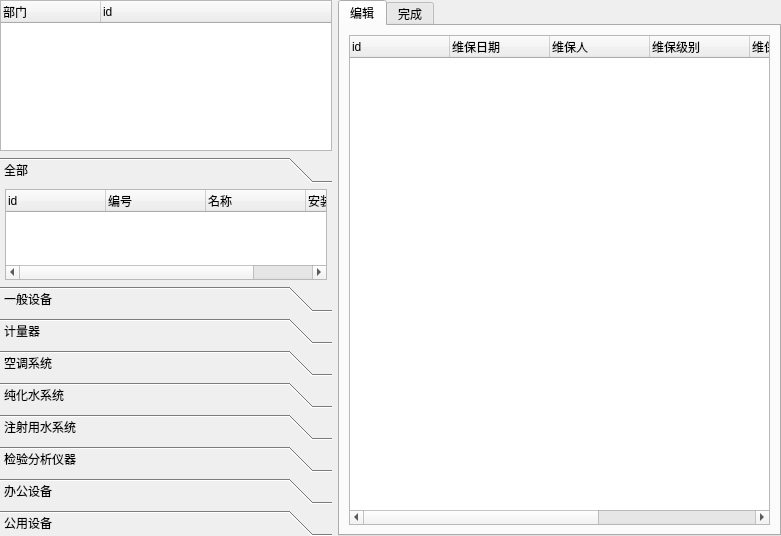
<?xml version="1.0" encoding="UTF-8"?>
<ui version="4.0">
 <class>Form</class>
 <widget class="QWidget" name="Form">
  <property name="geometry">
   <rect>
    <x>0</x>
    <y>0</y>
    <width>781</width>
    <height>536</height>
   </rect>
  </property>
  <property name="windowTitle">
   <string>Form</string>
  </property>
  <layout class="QGridLayout" name="gridLayout">
   <property name="leftMargin">
    <number>0</number>
   </property>
   <property name="topMargin">
    <number>0</number>
   </property>
   <property name="rightMargin">
    <number>0</number>
   </property>
   <property name="bottomMargin">
    <number>0</number>
   </property>
   <item row="0" column="3" rowspan="2">
    <widget class="QTabWidget" name="tabWidget">
     <property name="sizePolicy">
      <sizepolicy hsizetype="Expanding" vsizetype="Expanding">
       <horstretch>8</horstretch>
       <verstretch>0</verstretch>
      </sizepolicy>
     </property>
     <property name="tabShape">
      <enum>QTabWidget::Rounded</enum>
     </property>
     <property name="currentIndex">
      <number>0</number>
     </property>
     <widget class="QWidget" name="tab_0">
      <attribute name="title">
       <string>编辑</string>
      </attribute>
      <layout class="QGridLayout" name="gridLayout_2">
       <item row="0" column="0">
        <widget class="QTreeWidget" name="treeWidget_recordslist">
         <property name="sizePolicy">
          <sizepolicy hsizetype="Expanding" vsizetype="Expanding">
           <horstretch>0</horstretch>
           <verstretch>0</verstretch>
          </sizepolicy>
         </property>
         <property name="contextMenuPolicy">
          <enum>Qt::CustomContextMenu</enum>
         </property>
         <column>
          <property name="text">
           <string>id</string>
          </property>
         </column>
         <column>
          <property name="text">
           <string>维保日期</string>
          </property>
         </column>
         <column>
          <property name="text">
           <string>维保人</string>
          </property>
         </column>
         <column>
          <property name="text">
           <string>维保级别</string>
          </property>
         </column>
         <column>
          <property name="text">
           <string>维保内容</string>
          </property>
         </column>
         <column>
          <property name="text">
           <string>更换部件</string>
          </property>
         </column>
         <column>
          <property name="text">
           <string>维保效果</string>
          </property>
         </column>
        </widget>
       </item>
      </layout>
     </widget>
     <widget class="QWidget" name="tab_1">
      <attribute name="title">
       <string>完成</string>
      </attribute>
     </widget>
    </widget>
   </item>
   <item row="0" column="0" colspan="2">
    <widget class="QTreeWidget" name="treeWidget_deptlist">
     <property name="sizePolicy">
      <sizepolicy hsizetype="Expanding" vsizetype="Expanding">
       <horstretch>3</horstretch>
       <verstretch>2</verstretch>
      </sizepolicy>
     </property>
     <column>
      <property name="text">
       <string>部门</string>
      </property>
     </column>
     <column>
      <property name="text">
       <string>id</string>
      </property>
     </column>
    </widget>
   </item>
   <item row="1" column="0" colspan="2">
    <widget class="QToolBox" name="toolBox">
     <property name="sizePolicy">
      <sizepolicy hsizetype="Preferred" vsizetype="Preferred">
       <horstretch>0</horstretch>
       <verstretch>5</verstretch>
      </sizepolicy>
     </property>
     <property name="currentIndex">
      <number>0</number>
     </property>
     <widget class="QWidget" name="page_0">
      <property name="geometry">
       <rect>
        <x>0</x>
        <y>0</y>
        <width>305</width>
        <height>107</height>
       </rect>
      </property>
      <attribute name="label">
       <string>全部</string>
      </attribute>
      <layout class="QGridLayout" name="gridLayout_3">
       <property name="leftMargin">
        <number>5</number>
       </property>
       <property name="topMargin">
        <number>0</number>
       </property>
       <property name="rightMargin">
        <number>5</number>
       </property>
       <property name="bottomMargin">
        <number>0</number>
       </property>
       <item row="0" column="0">
        <widget class="QTreeWidget" name="treeWidget_equuiplist">
         <property name="sizePolicy">
          <sizepolicy hsizetype="Expanding" vsizetype="Expanding">
           <horstretch>0</horstretch>
           <verstretch>0</verstretch>
          </sizepolicy>
         </property>
         <property name="contextMenuPolicy">
          <enum>Qt::CustomContextMenu</enum>
         </property>
         <column>
          <property name="text">
           <string>id</string>
          </property>
         </column>
         <column>
          <property name="text">
           <string>编号</string>
          </property>
         </column>
         <column>
          <property name="text">
           <string>名称</string>
          </property>
         </column>
         <column>
          <property name="text">
           <string>安装位置</string>
          </property>
         </column>
        </widget>
       </item>
      </layout>
     </widget>
     <widget class="QWidget" name="page_1">
      <property name="geometry">
       <rect>
        <x>0</x>
        <y>0</y>
        <width>331</width>
        <height>105</height>
       </rect>
      </property>
      <attribute name="label">
       <string>一般设备</string>
      </attribute>
     </widget>
     <widget class="QWidget" name="page_2">
      <property name="geometry">
       <rect>
        <x>0</x>
        <y>0</y>
        <width>331</width>
        <height>105</height>
       </rect>
      </property>
      <attribute name="label">
       <string>计量器</string>
      </attribute>
     </widget>
     <widget class="QWidget" name="page_3">
      <property name="geometry">
       <rect>
        <x>0</x>
        <y>0</y>
        <width>331</width>
        <height>105</height>
       </rect>
      </property>
      <attribute name="label">
       <string>空调系统</string>
      </attribute>
     </widget>
     <widget class="QWidget" name="page_4">
      <property name="geometry">
       <rect>
        <x>0</x>
        <y>0</y>
        <width>331</width>
        <height>105</height>
       </rect>
      </property>
      <attribute name="label">
       <string>纯化水系统</string>
      </attribute>
     </widget>
     <widget class="QWidget" name="page_5">
      <property name="geometry">
       <rect>
        <x>0</x>
        <y>0</y>
        <width>331</width>
        <height>105</height>
       </rect>
      </property>
      <attribute name="label">
       <string>注射用水系统</string>
      </attribute>
     </widget>
     <widget class="QWidget" name="page_6">
      <property name="geometry">
       <rect>
        <x>0</x>
        <y>0</y>
        <width>331</width>
        <height>105</height>
       </rect>
      </property>
      <attribute name="label">
       <string>检验分析仪器</string>
      </attribute>
     </widget>
     <widget class="QWidget" name="page_7">
      <property name="geometry">
       <rect>
        <x>0</x>
        <y>0</y>
        <width>331</width>
        <height>105</height>
       </rect>
      </property>
      <attribute name="label">
       <string>办公设备</string>
      </attribute>
     </widget>
     <widget class="QWidget" name="page_8">
      <property name="geometry">
       <rect>
        <x>0</x>
        <y>0</y>
        <width>331</width>
        <height>105</height>
       </rect>
      </property>
      <attribute name="label">
       <string>公用设备</string>
      </attribute>
     </widget>
    </widget>
   </item>
  </layout>
 </widget>
 <resources/>
 <connections/>
</ui>
